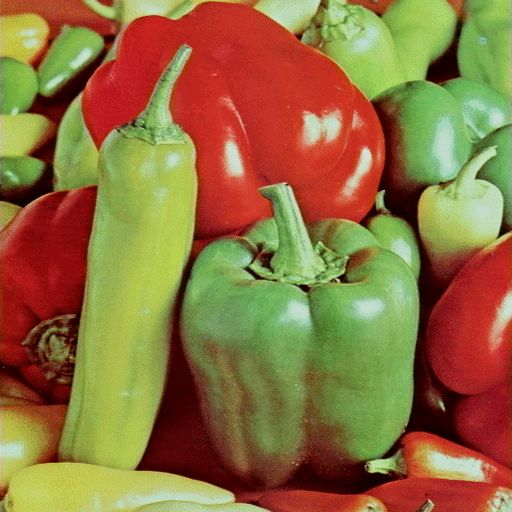
%> input picture Assignments/Assignment 1/Pepper.jpg, 512 x 512 px
$ octave Assignment1.m   (GNU Octave 9; MATLAB toolbox functions it lacks are replaced by stand-ins)
%> lines starting %> are read from the running program, lines starting %| are printed output that depends on the picture
pkg load image;
x = imread("Pepper.jpg");
%> x is the input picture: size 512x512x3 uint8; mean R, G, B 143.3, 111.9, 62.9
h = imhist(x);
%> h = 256 values, max 18858 at index 1, min 1 at index 248, mean 3072
y = x(1:512,1:256,1:3)
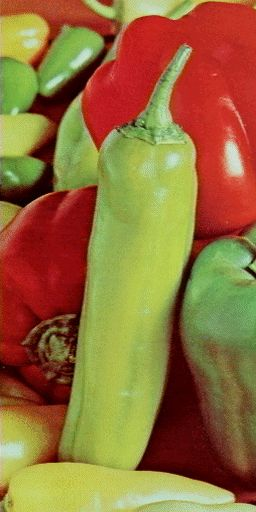
%> y: size 512x256x3 uint8; mean R, G, B 146.9, 110.2, 58
z = imcomplement(y)
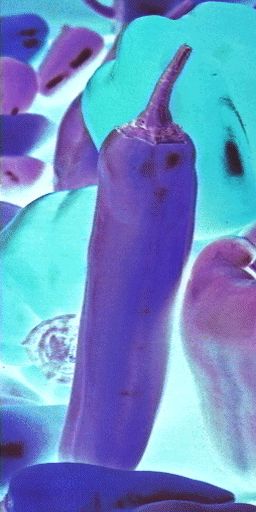
%> z: size 512x256x3 uint8; mean R, G, B 108.1, 144.8, 197
n = x;
%> (the run ends here)
